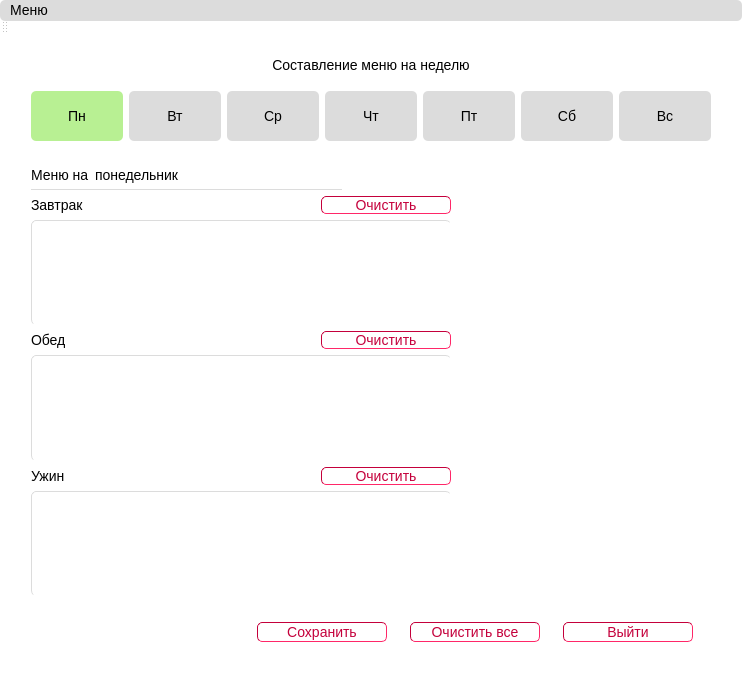
<?xml version="1.0" encoding="UTF-8"?>
<ui version="4.0">
 <class>MainWindow</class>
 <widget class="QMainWindow" name="MainWindow">
  <property name="geometry">
   <rect>
    <x>0</x>
    <y>0</y>
    <width>742</width>
    <height>675</height>
   </rect>
  </property>
  <property name="windowTitle">
   <string>MainWindow</string>
  </property>
  <property name="styleSheet">
   <string notr="true">*
{
font-size:14px;
border-radius: 5px;
}

QWidget {
background-color: rgb(255,255,255);
}

QPushButton{
color: black;
background-color: rgb(220,220,220);
    border-style: outset;
}
QPushButton:pressed {
color: black;
    background-color: rgb(134,198,91);
    border-style: inset;
}
QPushButton:checked {
color: black;
background-color: rgb(184,240,147);
    border-style: inset;
}

QLabel
{
  color: black;
}

QMenuBar
{
background-color: rgb(220,220,220);
font-size:14px;
  color: black;
}

QMenu
{
background-color: rgb(220,220,220);
font-size:14px;
  color: black;
}

</string>
  </property>
  <widget class="QWidget" name="centralWidget">
   <layout class="QGridLayout" name="gridLayout">
    <item row="4" column="1">
     <widget class="QLabel" name="label_2">
      <property name="text">
       <string>Меню на</string>
      </property>
     </widget>
    </item>
    <item row="4" column="2">
     <widget class="QLabel" name="labelDay">
      <property name="text">
       <string>понедельник</string>
      </property>
     </widget>
    </item>
    <item row="0" column="1" colspan="9">
     <widget class="QLabel" name="label">
      <property name="sizePolicy">
       <sizepolicy hsizetype="Preferred" vsizetype="Fixed">
        <horstretch>0</horstretch>
        <verstretch>50</verstretch>
       </sizepolicy>
      </property>
      <property name="minimumSize">
       <size>
        <width>0</width>
        <height>40</height>
       </size>
      </property>
      <property name="text">
       <string>Составление меню на неделю</string>
      </property>
      <property name="alignment">
       <set>Qt::AlignCenter</set>
      </property>
     </widget>
    </item>
    <item row="1" column="1" colspan="9">
     <layout class="QGridLayout" name="gridLayout_4">
      <item row="0" column="0">
       <widget class="QPushButton" name="pushButtonMo">
        <property name="minimumSize">
         <size>
          <width>20</width>
          <height>50</height>
         </size>
        </property>
        <property name="styleSheet">
         <string notr="true">QPushButton{
min-height:50;
}</string>
        </property>
        <property name="text">
         <string>Пн</string>
        </property>
        <property name="checkable">
         <bool>true</bool>
        </property>
        <property name="checked">
         <bool>true</bool>
        </property>
       </widget>
      </item>
      <item row="0" column="1">
       <widget class="QPushButton" name="pushButtonTu">
        <property name="styleSheet">
         <string notr="true">QPushButton{
min-height:50;
}</string>
        </property>
        <property name="text">
         <string>Вт</string>
        </property>
        <property name="checkable">
         <bool>true</bool>
        </property>
       </widget>
      </item>
      <item row="0" column="3">
       <widget class="QPushButton" name="pushButtonTh">
        <property name="styleSheet">
         <string notr="true">QPushButton{
min-height:50;
}</string>
        </property>
        <property name="text">
         <string>Чт</string>
        </property>
        <property name="checkable">
         <bool>true</bool>
        </property>
       </widget>
      </item>
      <item row="0" column="2">
       <widget class="QPushButton" name="pushButtonWe">
        <property name="styleSheet">
         <string notr="true">QPushButton{
min-height:50;
}</string>
        </property>
        <property name="text">
         <string>Ср</string>
        </property>
        <property name="checkable">
         <bool>true</bool>
        </property>
       </widget>
      </item>
      <item row="0" column="6">
       <widget class="QPushButton" name="pushButtonSu">
        <property name="styleSheet">
         <string notr="true">QPushButton{
min-height:50;
}</string>
        </property>
        <property name="text">
         <string>Вс</string>
        </property>
        <property name="checkable">
         <bool>true</bool>
        </property>
       </widget>
      </item>
      <item row="0" column="4">
       <widget class="QPushButton" name="pushButtonFr">
        <property name="styleSheet">
         <string notr="true">QPushButton{
min-height:50;
}</string>
        </property>
        <property name="text">
         <string>Пт</string>
        </property>
        <property name="checkable">
         <bool>true</bool>
        </property>
       </widget>
      </item>
      <item row="0" column="5">
       <widget class="QPushButton" name="pushButtonSa">
        <property name="styleSheet">
         <string notr="true">QPushButton{
min-height:50;
}</string>
        </property>
        <property name="text">
         <string>Сб</string>
        </property>
        <property name="checkable">
         <bool>true</bool>
        </property>
       </widget>
      </item>
     </layout>
    </item>
    <item row="9" column="1">
     <spacer name="verticalSpacer_2">
      <property name="orientation">
       <enum>Qt::Vertical</enum>
      </property>
      <property name="sizeType">
       <enum>QSizePolicy::Minimum</enum>
      </property>
      <property name="sizeHint" stdset="0">
       <size>
        <width>20</width>
        <height>20</height>
       </size>
      </property>
     </spacer>
    </item>
    <item row="5" column="1" colspan="5">
     <widget class="Line" name="line">
      <property name="maximumSize">
       <size>
        <width>16777215</width>
        <height>1</height>
       </size>
      </property>
      <property name="styleSheet">
       <string notr="true">border-color: rgb(220, 220, 220);
background-color: rgb(220, 220, 220);
border-width : 1.2px;</string>
      </property>
      <property name="orientation">
       <enum>Qt::Horizontal</enum>
      </property>
     </widget>
    </item>
    <item row="3" column="1">
     <spacer name="verticalSpacer_3">
      <property name="orientation">
       <enum>Qt::Vertical</enum>
      </property>
      <property name="sizeHint" stdset="0">
       <size>
        <width>20</width>
        <height>40</height>
       </size>
      </property>
     </spacer>
    </item>
    <item row="6" column="8">
     <spacer name="horizontalSpacer_2">
      <property name="orientation">
       <enum>Qt::Horizontal</enum>
      </property>
      <property name="sizeType">
       <enum>QSizePolicy::Fixed</enum>
      </property>
      <property name="sizeHint" stdset="0">
       <size>
        <width>40</width>
        <height>20</height>
       </size>
      </property>
     </spacer>
    </item>
    <item row="2" column="1">
     <spacer name="verticalSpacer">
      <property name="orientation">
       <enum>Qt::Vertical</enum>
      </property>
      <property name="sizeType">
       <enum>QSizePolicy::Fixed</enum>
      </property>
      <property name="sizeHint" stdset="0">
       <size>
        <width>20</width>
        <height>20</height>
       </size>
      </property>
     </spacer>
    </item>
    <item row="1" column="0">
     <spacer name="horizontalSpacer">
      <property name="orientation">
       <enum>Qt::Horizontal</enum>
      </property>
      <property name="sizeType">
       <enum>QSizePolicy::Minimum</enum>
      </property>
      <property name="sizeHint" stdset="0">
       <size>
        <width>20</width>
        <height>20</height>
       </size>
      </property>
     </spacer>
    </item>
    <item row="6" column="10">
     <spacer name="horizontalSpacer_3">
      <property name="orientation">
       <enum>Qt::Horizontal</enum>
      </property>
      <property name="sizeType">
       <enum>QSizePolicy::Fixed</enum>
      </property>
      <property name="sizeHint" stdset="0">
       <size>
        <width>20</width>
        <height>20</height>
       </size>
      </property>
     </spacer>
    </item>
    <item row="6" column="9">
     <widget class="QPlainTextEdit" name="plainTextEdit">
      <property name="sizePolicy">
       <sizepolicy hsizetype="Fixed" vsizetype="Expanding">
        <horstretch>0</horstretch>
        <verstretch>0</verstretch>
       </sizepolicy>
      </property>
      <property name="maximumSize">
       <size>
        <width>200</width>
        <height>16777215</height>
       </size>
      </property>
      <property name="readOnly">
       <bool>true</bool>
      </property>
     </widget>
    </item>
    <item row="6" column="1" rowspan="2" colspan="7">
     <layout class="QGridLayout" name="gridLayout_3">
      <item row="6" column="0" colspan="3">
       <widget class="QPlainTextEdit" name="plainTextEditDinner">
        <property name="styleSheet">
         <string notr="true">
border-color: rgb(220, 220, 220);
border-width : 1.2px;
border-style:inset;
</string>
        </property>
        <property name="readOnly">
         <bool>false</bool>
        </property>
       </widget>
      </item>
      <item row="0" column="2">
       <widget class="QPushButton" name="pushButtonClearB">
        <property name="sizePolicy">
         <sizepolicy hsizetype="Fixed" vsizetype="Fixed">
          <horstretch>0</horstretch>
          <verstretch>0</verstretch>
         </sizepolicy>
        </property>
        <property name="minimumSize">
         <size>
          <width>130</width>
          <height>0</height>
         </size>
        </property>
        <property name="styleSheet">
         <string notr="true">QPushButton {border-color: rgb(196,0,59);
border-width : 1.2px;
border-style:inset;
color: rgb(196,0,59);
background-color: rgb(255,255,255);}

QPushButton:pressed {
color: black;
    background-color: rgb(203,119,140);
    border-style: inset;
}</string>
        </property>
        <property name="text">
         <string>Очистить</string>
        </property>
       </widget>
      </item>
      <item row="2" column="2">
       <widget class="QPushButton" name="pushButtonClearL">
        <property name="sizePolicy">
         <sizepolicy hsizetype="Fixed" vsizetype="Fixed">
          <horstretch>0</horstretch>
          <verstretch>0</verstretch>
         </sizepolicy>
        </property>
        <property name="minimumSize">
         <size>
          <width>130</width>
          <height>0</height>
         </size>
        </property>
        <property name="styleSheet">
         <string notr="true">QPushButton {border-color: rgb(196,0,59);
border-width : 1.2px;
border-style:inset;
color: rgb(196,0,59);
background-color: rgb(255,255,255);}

QPushButton:pressed {
color: black;
    background-color: rgb(203,119,140);
    border-style: inset;
}</string>
        </property>
        <property name="text">
         <string>Очистить</string>
        </property>
       </widget>
      </item>
      <item row="4" column="2">
       <widget class="QPushButton" name="pushButtonClearD">
        <property name="sizePolicy">
         <sizepolicy hsizetype="Fixed" vsizetype="Fixed">
          <horstretch>0</horstretch>
          <verstretch>0</verstretch>
         </sizepolicy>
        </property>
        <property name="minimumSize">
         <size>
          <width>130</width>
          <height>0</height>
         </size>
        </property>
        <property name="styleSheet">
         <string notr="true">QPushButton {border-color: rgb(196,0,59);
border-width : 1.2px;
border-style:inset;
color: rgb(196,0,59);
background-color: rgb(255,255,255);}

QPushButton:pressed {
color: black;
    background-color: rgb(203,119,140);
    border-style: inset;
}</string>
        </property>
        <property name="text">
         <string>Очистить</string>
        </property>
       </widget>
      </item>
      <item row="3" column="0" colspan="3">
       <widget class="QPlainTextEdit" name="plainTextEditLunch">
        <property name="styleSheet">
         <string notr="true">
border-color: rgb(220, 220, 220);
border-width : 1.2px;
border-style:inset;
</string>
        </property>
        <property name="readOnly">
         <bool>false</bool>
        </property>
       </widget>
      </item>
      <item row="1" column="0" colspan="3">
       <widget class="QPlainTextEdit" name="plainTextEditBreakfast">
        <property name="styleSheet">
         <string notr="true">
border-color: rgb(220, 220, 220);
border-width : 1.2px;
border-style:inset;
</string>
        </property>
        <property name="readOnly">
         <bool>false</bool>
        </property>
       </widget>
      </item>
      <item row="2" column="0" colspan="2">
       <widget class="QLabel" name="label_5">
        <property name="text">
         <string>Обед</string>
        </property>
       </widget>
      </item>
      <item row="0" column="0" colspan="2">
       <widget class="QLabel" name="label_4">
        <property name="text">
         <string>Завтрак</string>
        </property>
       </widget>
      </item>
      <item row="4" column="0" colspan="2">
       <widget class="QLabel" name="label_6">
        <property name="text">
         <string>Ужин</string>
        </property>
       </widget>
      </item>
     </layout>
    </item>
    <item row="10" column="4" colspan="6">
     <layout class="QHBoxLayout" name="horizontalLayout">
      <item>
       <widget class="QPushButton" name="pushButtonSave">
        <property name="sizePolicy">
         <sizepolicy hsizetype="Fixed" vsizetype="Fixed">
          <horstretch>0</horstretch>
          <verstretch>0</verstretch>
         </sizepolicy>
        </property>
        <property name="minimumSize">
         <size>
          <width>130</width>
          <height>20</height>
         </size>
        </property>
        <property name="maximumSize">
         <size>
          <width>130</width>
          <height>20</height>
         </size>
        </property>
        <property name="styleSheet">
         <string notr="true">QPushButton {border-color: rgb(196,0,59);
border-width : 1.2px;
border-style:inset;
color: rgb(196,0,59);
background-color: rgb(255,255,255);}

QPushButton:pressed {
color: black;
    background-color: rgb(203,119,140);
    border-style: inset;
}</string>
        </property>
        <property name="text">
         <string>Сохранить</string>
        </property>
       </widget>
      </item>
      <item>
       <widget class="QPushButton" name="pushButtonClearAll">
        <property name="sizePolicy">
         <sizepolicy hsizetype="Fixed" vsizetype="Fixed">
          <horstretch>0</horstretch>
          <verstretch>0</verstretch>
         </sizepolicy>
        </property>
        <property name="minimumSize">
         <size>
          <width>130</width>
          <height>20</height>
         </size>
        </property>
        <property name="maximumSize">
         <size>
          <width>130</width>
          <height>20</height>
         </size>
        </property>
        <property name="styleSheet">
         <string notr="true">QPushButton {border-color: rgb(196,0,59);
border-width : 1.2px;
border-style:inset;
color: rgb(196,0,59);
background-color: rgb(255,255,255);}

QPushButton:pressed {
color: black;
    background-color: rgb(203,119,140);
    border-style: inset;
}</string>
        </property>
        <property name="text">
         <string>Очистить все</string>
        </property>
       </widget>
      </item>
      <item>
       <widget class="QPushButton" name="pushButtonClose">
        <property name="sizePolicy">
         <sizepolicy hsizetype="Fixed" vsizetype="Fixed">
          <horstretch>130</horstretch>
          <verstretch>20</verstretch>
         </sizepolicy>
        </property>
        <property name="minimumSize">
         <size>
          <width>130</width>
          <height>20</height>
         </size>
        </property>
        <property name="styleSheet">
         <string notr="true">QPushButton {border-color: rgb(196,0,59);
border-width : 1.2px;
border-style:inset;
color: rgb(196,0,59);
background-color: rgb(255,255,255);}

QPushButton:pressed {
color: black;
    background-color: rgb(203,119,140);
    border-style: inset;
}</string>
        </property>
        <property name="text">
         <string>Выйти</string>
        </property>
       </widget>
      </item>
     </layout>
    </item>
   </layout>
  </widget>
  <widget class="QMenuBar" name="menuBar">
   <property name="geometry">
    <rect>
     <x>0</x>
     <y>0</y>
     <width>742</width>
     <height>24</height>
    </rect>
   </property>
   <widget class="QMenu" name="menu">
    <property name="title">
     <string>Меню</string>
    </property>
    <addaction name="actionSaveDay"/>
    <addaction name="actionSaveAll"/>
    <addaction name="actionHelp"/>
   </widget>
   <addaction name="menu"/>
  </widget>
  <widget class="QToolBar" name="mainToolBar">
   <attribute name="toolBarArea">
    <enum>TopToolBarArea</enum>
   </attribute>
   <attribute name="toolBarBreak">
    <bool>false</bool>
   </attribute>
  </widget>
  <widget class="QStatusBar" name="statusBar"/>
  <action name="actionHelp">
   <property name="text">
    <string>Справка</string>
   </property>
  </action>
  <action name="actionSaveDay">
   <property name="text">
    <string>Сохранить меню на день</string>
   </property>
  </action>
  <action name="actionSaveAll">
   <property name="text">
    <string>Сохранить меню на неделю</string>
   </property>
  </action>
 </widget>
 <layoutdefault spacing="6" margin="11"/>
 <resources/>
 <connections/>
</ui>
